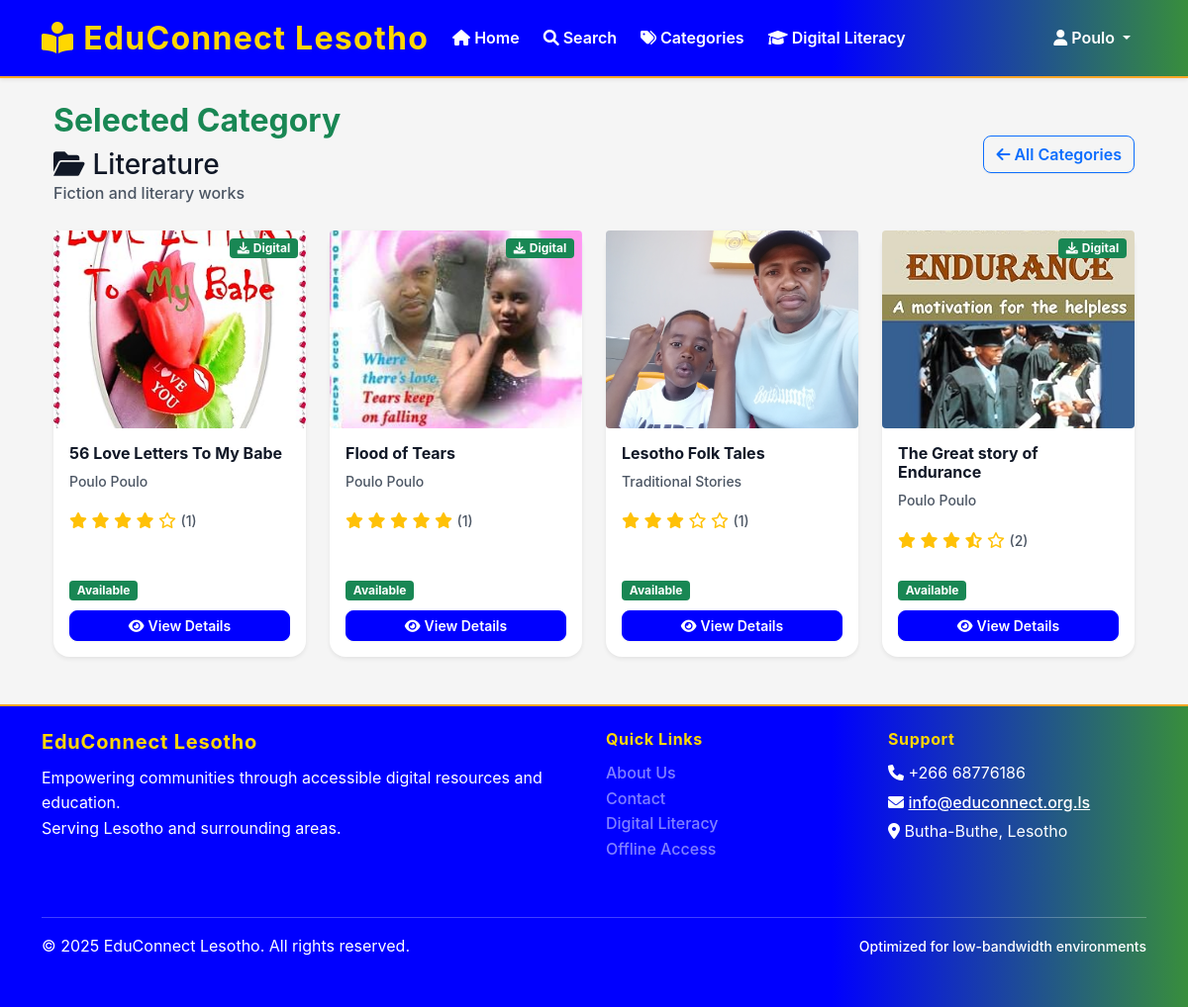
The app's page /category/2 (signed in) with its own data.
### app/models/user.py (models this page shows, shortened)
class User(UserMixin, db.Model):
    __tablename__ = 'users'
    id = db.Column(db.Integer, primary_key=True)
    username = db.Column(db.String(100), unique=True, nullable=False, index=True)
    email = db.Column(db.String(255), unique=True, nullable=False, index=True)
    password_hash = db.Column(db.String(255), nullable=False)
    first_name = db.Column(db.String(100), nullable=False)
    last_name = db.Column(db.String(100), nullable=False)
    phone_number = db.Column(db.String(20))
    address = db.Column(db.Text)
    district = db.Column(db.String(50), default='Butha-Buthe', index=True)
    profile_image = db.Column(db.String(500))  # Path to profile image
    role_id = db.Column(db.Integer, db.ForeignKey('user_roles.id'), nullable=False)
    is_active = db.Column(db.Boolean, default=True)
    email_verified = db.Column(db.Boolean, default=False)
    created_at = db.Column(db.DateTime, default=datetime.utcnow)
    updated_at = db.Column(db.DateTime, default=datetime.utcnow, onupdate=datetime.utcnow)
    last_login = db.Column(db.DateTime)
    borrowing_transactions = db.relationship('BorrowingTransaction', foreign_keys='BorrowingTransaction.user_id', backref='user', lazy='dynamic')
    digital_downloads = db.relationship('DigitalDownload', backref='user', lazy='dynamic')
    offline_tokens = db.relationship('OfflineToken', backref='user', lazy='dynamic')
    reading_sessions = db.relationship('ReadingSession', backref='user', lazy='dynamic')
    notifications = db.relationship('Notification', backref='user', lazy='dynamic')
    book_reservations = db.relationship('BookReservation', backref='user', lazy='dynamic')
    book_reviews = db.relationship('BookReview', backref='user', lazy='dynamic')
    literacy_progress = db.relationship('LiteracyProgress', backref='user', lazy='dynamic')
    favorites = db.relationship('Book', secondary='user_favorites', backref='favorited_by', lazy='dynamic')
    def is_admin(self):
        return self.role.role_name == 'admin'
    def is_librarian(self):
        return self.role.role_name in ['admin', 'librarian']

### app/models/book.py (models this page shows, shortened)
class Category(db.Model):
    __tablename__ = 'categories'
    id = db.Column(db.Integer, primary_key=True)
    name = db.Column(db.String(100), unique=True, nullable=False)
    description = db.Column(db.Text)
    parent_id = db.Column(db.Integer, db.ForeignKey('categories.id'))
    is_active = db.Column(db.Boolean, default=True)
    created_at = db.Column(db.DateTime, default=datetime.utcnow)
    books = db.relationship('Book', backref='category', lazy='dynamic')
    children = db.relationship('Category', backref=db.backref('parent', remote_side=[id]))

class Book(db.Model):
    __tablename__ = 'books'
    id = db.Column(db.Integer, primary_key=True)
    title = db.Column(db.String(500), nullable=False, index=True)
    author = db.Column(db.String(300), nullable=False, index=True)
    isbn = db.Column(db.String(20), unique=True, index=True)
    publisher = db.Column(db.String(200))
    publication_year = db.Column(db.Integer)
    edition = db.Column(db.String(50))
    pages = db.Column(db.Integer)
    language = db.Column(db.String(50), default='English')
    description = db.Column(db.Text)
    category_id = db.Column(db.Integer, db.ForeignKey('categories.id'), nullable=False)
    is_digital = db.Column(db.Boolean, default=False, index=True)
    file_path = db.Column(db.String(500))
    file_size = db.Column(db.BigInteger)  # in bytes
    file_format = db.Column(db.String(20))  # PDF, EPUB, etc.
    cover_image = db.Column(db.String(500))
    total_copies = db.Column(db.Integer, default=1)
    available_copies = db.Column(db.Integer, default=1)
    is_active = db.Column(db.Boolean, default=True)
    is_featured = db.Column(db.Boolean, default=False)
    download_count = db.Column(db.Integer, default=0)
    view_count = db.Column(db.Integer, default=0)
    created_at = db.Column(db.DateTime, default=datetime.utcnow)
    updated_at = db.Column(db.DateTime, default=datetime.utcnow, onupdate=datetime.utcnow)
    created_by = db.Column(db.Integer, db.ForeignKey('users.id'), nullable=False)
    __searchable__ = ['title', 'author', 'description']
    borrowing_transactions = db.relationship('BorrowingTransaction', backref='book', lazy='dynamic')
    digital_downloads = db.relationship('DigitalDownload', backref='book', lazy='dynamic')
    reading_sessions = db.relationship('ReadingSession', backref='book', lazy='dynamic')
    book_reservations = db.relationship('BookReservation', backref='book', lazy='dynamic')
    book_reviews = db.relationship('BookReview', backref='book', lazy='dynamic')
    creator = db.relationship('User', backref='created_books', foreign_keys=[created_by])
    def is_available(self):
        if self.is_digital:
            return True  # Digital books are always available
        return self.available_copies > 0
    def get_average_rating(self):
        avg_rating = db.session.query(db.func.avg(BookReview.rating)).filter(
            BookReview.book_id == self.id,
            BookReview.is_approved == True
        ).scalar()
        return round(avg_rating, 1) if avg_rating else 0.0
    @property
    def average_rating(self):
        return self.get_average_rating()
    def get_review_count(self):
        return self.book_reviews.filter_by(is_approved=True).count()

### app/routes/main.py (the view)
@main_bp.route('/category/<int:category_id>')
@login_required
def category_books(category_id):
    import random
    """Books in a specific category"""
    category = Category.query.get_or_404(category_id)
    if not category.is_active:
        flash('This category is not available.', 'error')
        return redirect(url_for('main.categories'))
    page = request.args.get('page', 1, type=int)
    sort_by = request.args.get('sort', 'title')
    books_query = category.books.filter_by(is_active=True)
    if sort_by == 'title':
        books_query = books_query.order_by(Book.title)
    elif sort_by == 'author':
        books_query = books_query.order_by(Book.author)
    elif sort_by == 'date_added':
        books_query = books_query.order_by(db.desc(Book.created_at))
    elif sort_by == 'popularity':
        books_query = books_query.order_by(
            db.desc(Book.view_count + Book.download_count)
        )
    else:
        books_query = books_query.order_by(Book.title)
    per_page = current_app.config.get('BOOKS_PER_PAGE', 12)
    pagination = books_query.paginate(
        page=page, per_page=per_page, error_out=False
    )
    books = pagination.items
    svg_placeholders = [
        'uploads/books/cover_placeholder1.svg',
        'uploads/books/cover_placeholder2.svg',
        'uploads/books/cover_placeholder3.svg'
    ]
    for book in books:
        if not book.cover_image:
            book.svg_placeholder = random.choice(svg_placeholders)
        else:
            book.svg_placeholder = None
    return render_template('main/category_books.html',
                         category=category,
                         books=books,
                         pagination=pagination,
                         sort_by=sort_by)

### app/templates/main/category_books.html (shortened to what this page needs)
{% extends "base.html" %}
{% block content %}
<div class="container-fluid">
    <div class="row mb-4">
        <div class="col-12">
            <div class="d-flex justify-content-between align-items-center">
                <div>
                    <h2 class="fw-bold text-success mb-2 text-center">Selected Category</h2>
                    <h1 class="h3 mb-0">
                        <i class="fas fa-folder-open me-2"></i>{{ category.name }}
                    </h1>
                    {% if category.description %}
                    <p class="text-muted mb-0">{{ category.description }}</p>
                    {% endif %}
                </div>
                <div>
                    <a href="{{ url_for('main.categories') }}" class="btn btn-outline-primary">
                        <i class="fas fa-arrow-left me-1"></i>All Categories
                    </a>
                </div>
            </div>
        </div>
    </div>
    <div class="row">
        {% if books %}
            {% for book in books %}
            <div class="col-lg-3 col-md-4 col-sm-6 mb-4">
                <div class="card h-100 shadow-sm book-card">
                    <div class="position-relative">
                        {% set cat_color = category_colors.get(category.name.split(' ')[0], '#764ba2') %}
                        {% if book.cover_image %}
                       <img src="{{ url_for('static', filename='uploads/covers/' + book.cover_image) }}"
                           class="card-img-top rounded" alt="{{ book.title }}" style="height: 200px; object-fit: cover; border-radius: 12px;">
                        {% endif %}
                        {% if book.is_digital %}
                        <span class="badge bg-success position-absolute top-0 end-0 m-2">
                            <i class="fas fa-download me-1"></i>Digital
                        </span>
                        {% endif %}
                    </div>
                    <div class="card-body d-flex flex-column">
                        <h6 class="card-title">{{ book.title }}</h6>
                        <p class="card-text text-muted small">{{ book.author }}</p>
                        {% if book.average_rating > 0 %}
                        <div class="mb-2">
                            <span class="text-warning">
                                {% for i in range(1, 6) %}
                                    {% if i <= book.average_rating %}
                                        <i class="fas fa-star"></i>
                                    {% elif i - 0.5 <= book.average_rating %}
                                        <i class="fas fa-star-half-alt"></i>
                                    {% else %}
                                        <i class="far fa-star"></i>
                                    {% endif %}
                                {% endfor %}
                            </span>
                            <small class="text-muted">({{ book.get_review_count() }})</small>
                        </div>
                        {% endif %}
                        <div class="mt-auto">
                            <div class="mb-2">
                                {% if book.is_digital %}
                                    <span class="badge bg-success">Available</span>
                                {% else %}
                                    {% if book.is_available() %}
                                        <span class="badge bg-success">Available</span>
                                    {% else %}
                                        <span class="badge bg-danger">Not Available</span>
                                    {% endif %}
                                {% endif %}
                            </div>
                            <a href="{{ url_for('main.book_detail', book_id=book.id) }}"
                               class="btn btn-primary btn-sm w-100">
                                <i class="fas fa-eye me-1"></i>View Details
                            </a>
                        </div>
                    </div>
                </div>
            </div>
            {% endfor %}
        {% endif %}
    </div>
</div>
{% endblock %}

### app/templates/base.html (shortened to what this page needs)
<!DOCTYPE html>
<html lang="en">
<head>
    <link href="https://cdn.jsdelivr.net/npm/bootstrap@5.1.3/dist/css/bootstrap.min.css" rel="stylesheet">
    <link href="https://cdnjs.cloudflare.com/ajax/libs/font-awesome/6.0.0/css/all.min.css" rel="stylesheet">
    <link href="{{ url_for('static', filename='css/style.css') }}" rel="stylesheet">
</head>
<body>
    <nav class="navbar navbar-expand-lg navbar-light bg-white shadow-sm">
        <div class="container">
            <a class="navbar-brand" href="{{ url_for('main.index') }}" style="color: #FFD700 !important; font-weight: bold; font-size: 2rem;">
                <i class="fas fa-book-reader"></i>
                EduConnect Lesotho
            </a>
            <div class="collapse navbar-collapse justify-content-center" id="navbarNav">
                <ul class="navbar-nav">
                    {% if current_user.is_authenticated %}
                        <li class="nav-item">
                            <a class="nav-link" href="{{ url_for('main.index') }}">
                                <i class="fas fa-home"></i> Home
                            </a>
                        </li>
                        <li class="nav-item">
                            <a class="nav-link" href="{{ url_for('main.search') }}">
                                <i class="fas fa-search"></i> Search
                            </a>
                        </li>
                        <li class="nav-item">
                            <a class="nav-link" href="{{ url_for('main.categories') }}">
                                <i class="fas fa-tags"></i> Categories
                            </a>
                        </li>
                        <li class="nav-item">
                            <a class="nav-link" href="{{ url_for('main.digital_literacy') }}">
                                <i class="fas fa-graduation-cap"></i> Digital Literacy
                            </a>
                        </li>
                    {% endif %}
                </ul>
                <ul class="navbar-nav ms-auto">
                    {% if current_user.is_authenticated %}
                        <li class="nav-item dropdown">
                            <a class="nav-link dropdown-toggle" href="#" id="userDropdown" role="button" data-bs-toggle="dropdown">
                                <i class="fas fa-user"></i>
                                {{ current_user.first_name }}
                            </a>
                        </li>
                    {% endif %}
                </ul>
            </div>
        </div>
    </nav>
    <main class="container my-4">
        {% block content %}{% endblock %}
    </main>
    <footer class="footer py-4">
        <div class="container">
            <div class="row">
                <div class="col-md-6">
                    <h5>EduConnect Lesotho</h5>
                    <p class="mb-0">Empowering communities through accessible digital resources and education.</p>
                    <p class="mb-0">Serving Lesotho and surrounding areas.</p>
                </div>
                <div class="col-md-3">
                    <h6>Quick Links</h6>
                    <ul class="list-unstyled">
                        <li><a href="{{ url_for('main.about') }}" class="text-white-50">About Us</a></li>
                        <li><a href="{{ url_for('main.contact') }}" class="text-white-50">Contact</a></li>
                        <li><a href="{{ url_for('main.digital_literacy') }}" class="text-white-50">Digital Literacy</a></li>
                        <li><a href="{{ url_for('main.offline_access') }}" class="text-white-50">Offline Access</a></li>
                    </ul>
                </div>
                <div class="col-md-3">
                    <h6>Support</h6>
                    <p class="mb-1"><i class="fas fa-phone"></i> +266 68776186</p>
                    <p class="mb-1"><i class="fas fa-envelope"></i> <a href="mailto:info@educonnect-lesotho.ls" style="color: #fff; text-decoration: underline;">info@educonnect.org.ls</a></p>
                    <p class="mb-0"><i class="fas fa-map-marker-alt"></i> Butha-Buthe, Lesotho</p>
                </div>
            </div>
            <hr class="my-3">
            <div class="row align-items-center">
                <div class="col-md-6">
                    <p class="mb-0">&copy; 2025 EduConnect Lesotho. All rights reserved.</p>
                </div>
                <div class="col-md-6 text-end">
                    <small>Optimized for low-bandwidth environments</small>
                </div>
            </div>
        </div>
    </footer>
</body>
</html>

### records on screen
User: first_name "Poulo"
Category: name "Literature", description "Fiction and literary works"
Book: cover_image (picture), is_digital True (drawn), title "56 Love Letters To My Babe", author "Poulo Poulo", get_review_count "1"
Book: cover_image (picture), is_digital True (drawn), title "Flood of Tears", author "Poulo Poulo", get_review_count "1"
Book: cover_image (picture), title "Lesotho Folk Tales", author "Traditional Stories", get_review_count "1", is_digital "Available"
Book: cover_image (picture), is_digital True (drawn), title "The Great story of Endurance", author "Poulo Poulo", get_review_count "2"
